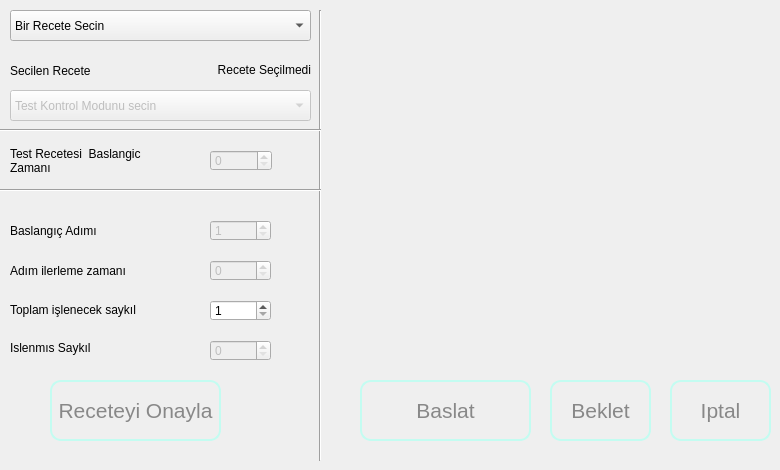
      <widget class="QWidget" name="tab_Manual">
       <property name="autoFillBackground">
        <bool>false</bool>
       </property>
       <attribute name="title">
        <string>Test Kontrol</string>
       </attribute>
       <widget class="QLabel" name="label_122">
        <property name="geometry">
         <rect>
          <x>10</x>
          <y>140</y>
          <width>181</width>
          <height>41</height>
         </rect>
        </property>
        <property name="text">
         <string>Test Recetesi  Baslangic 
Zamanı</string>
        </property>
       </widget>
       <widget class="QSpinBox" name="sbTCycleSetManual">
        <property name="enabled">
         <bool>false</bool>
        </property>
        <property name="geometry">
         <rect>
          <x>210</x>
          <y>340</y>
          <width>61</width>
          <height>21</height>
         </rect>
        </property>
        <property name="minimum">
         <number>0</number>
        </property>
        <property name="maximum">
         <number>65535</number>
        </property>
        <property name="value">
         <number>0</number>
        </property>
       </widget>
       <widget class="QLabel" name="label_113">
        <property name="geometry">
         <rect>
          <x>10</x>
          <y>220</y>
          <width>151</width>
          <height>21</height>
         </rect>
        </property>
        <property name="text">
         <string>Baslangıç Adımı</string>
        </property>
       </widget>
       <widget class="QSpinBox" name="sbTStepRepeatSetManual">
        <property name="enabled">
         <bool>false</bool>
        </property>
        <property name="geometry">
         <rect>
          <x>210</x>
          <y>260</y>
          <width>61</width>
          <height>21</height>
         </rect>
        </property>
        <property name="minimum">
         <number>0</number>
        </property>
        <property name="maximum">
         <number>65535</number>
        </property>
        <property name="value">
         <number>0</number>
        </property>
       </widget>
       <widget class="QLabel" name="label_121">
        <property name="geometry">
         <rect>
          <x>10</x>
          <y>260</y>
          <width>171</width>
          <height>21</height>
         </rect>
        </property>
        <property name="autoFillBackground">
         <bool>false</bool>
        </property>
        <property name="text">
         <string>Adım ilerleme zamanı</string>
        </property>
       </widget>
       <widget class="QSpinBox" name="sbTStepSetManual">
        <property name="enabled">
         <bool>false</bool>
        </property>
        <property name="geometry">
         <rect>
          <x>210</x>
          <y>220</y>
          <width>61</width>
          <height>21</height>
         </rect>
        </property>
        <property name="minimum">
         <number>1</number>
        </property>
        <property name="maximum">
         <number>20</number>
        </property>
       </widget>
       <widget class="QComboBox" name="cbSelectMethodManual">
        <property name="enabled">
         <bool>false</bool>
        </property>
        <property name="geometry">
         <rect>
          <x>10</x>
          <y>90</y>
          <width>301</width>
          <height>31</height>
         </rect>
        </property>
        <property name="currentText">
         <string>Test Kontrol Modunu secin</string>
        </property>
        <item>
         <property name="text">
          <string>Test Kontrol Modunu secin</string>
         </property>
        </item>
        <item>
         <property name="text">
          <string>Test saniyesini gir..</string>
         </property>
        </item>
        <item>
         <property name="text">
          <string>Adım sayısını ve Adım ilerleme süresini gir...</string>
         </property>
        </item>
       </widget>
       <widget class="QLabel" name="label_117">
        <property name="geometry">
         <rect>
          <x>10</x>
          <y>340</y>
          <width>151</width>
          <height>16</height>
         </rect>
        </property>
        <property name="text">
         <string>Islenmıs Saykıl</string>
        </property>
       </widget>
       <widget class="QSpinBox" name="sbTTotalCycleManual">
        <property name="geometry">
         <rect>
          <x>210</x>
          <y>300</y>
          <width>61</width>
          <height>21</height>
         </rect>
        </property>
        <property name="minimum">
         <number>1</number>
        </property>
        <property name="maximum">
         <number>65535</number>
        </property>
       </widget>
       <widget class="QPushButton" name="bStartTestManual">
        <property name="enabled">
         <bool>false</bool>
        </property>
        <property name="geometry">
         <rect>
          <x>360</x>
          <y>380</y>
          <width>171</width>
          <height>61</height>
         </rect>
        </property>
        <property name="styleSheet">
         <string notr="true">QPushButton {
color: #fff;
font-family: &quot;Gill Sans MT&quot;;
font-size: 21px;
border: 2px solid #c3fcf1;
border-radius: 11px;
padding: 5px;
background: qradialgradient(cx: 0.3, cy: -0.6,
fx: 0.3, fy: -0.4,
radius: 1.35, stop: 0 #65BAAB, stop: 1 #0E62A0);
min-width: 80px;
}
QPushButton:hover {
background: qradialgradient(cx: 0.3, cy: -0.4,
fx: 0.3, fy: -0.4,
radius: 1.35, stop: 0 #65BAAB, stop: 1 #0E62A0);
}
QPushButton:pressed {
background: qradialgradient(cx: 0.4, cy: -0.1,
fx: 0.4, fy: -0.1,
radius: 1.35, stop: 0 #65BAAB, stop: 1 #ddd);
}
QPushButton:disabled {
color: #888;
background: qradialgradient(cx: 0.4, cy: -0.1,
fx: 0.4, fy: -0.1,
radius: 1.35, stop: 0 #65BAAB, stop: 1 #ddd);
}</string>
        </property>
        <property name="text">
         <string>Baslat</string>
        </property>
        <property name="iconSize">
         <size>
          <width>24</width>
          <height>15</height>
         </size>
        </property>
       </widget>
       <widget class="QPushButton" name="bStopTestManual">
        <property name="enabled">
         <bool>false</bool>
        </property>
        <property name="geometry">
         <rect>
          <x>670</x>
          <y>380</y>
          <width>101</width>
          <height>61</height>
         </rect>
        </property>
        <property name="styleSheet">
         <string notr="true">QPushButton {
color: #fff;
font-family: &quot;Gill Sans MT&quot;;
font-size: 21px;
border: 2px solid #c3fcf1;
border-radius: 11px;
padding: 5px;
background: qradialgradient(cx: 0.3, cy: -0.6,
fx: 0.3, fy: -0.4,
radius: 1.35, stop: 0 #65BAAB, stop: 1 #0E62A0);
min-width: 80px;
}
QPushButton:hover {
background: qradialgradient(cx: 0.3, cy: -0.4,
fx: 0.3, fy: -0.4,
radius: 1.35, stop: 0 #65BAAB, stop: 1 #0E62A0);
}
QPushButton:pressed {
background: qradialgradient(cx: 0.4, cy: -0.1,
fx: 0.4, fy: -0.1,
radius: 1.35, stop: 0 #65BAAB, stop: 1 #ddd);
}
QPushButton:disabled {
color: #888;
background: qradialgradient(cx: 0.4, cy: -0.1,
fx: 0.4, fy: -0.1,
radius: 1.35, stop: 0 #65BAAB, stop: 1 #ddd);
}</string>
        </property>
        <property name="text">
         <string>Iptal</string>
        </property>
       </widget>
       <widget class="QLabel" name="laSelectedProfileManual">
        <property name="geometry">
         <rect>
          <x>150</x>
          <y>60</y>
          <width>161</width>
          <height>20</height>
         </rect>
        </property>
        <property name="text">
         <string>Recete Seçilmedi</string>
        </property>
        <property name="alignment">
         <set>Qt::AlignRight|Qt::AlignTrailing|Qt::AlignVCenter</set>
        </property>
       </widget>
       <widget class="QComboBox" name="cbSelectProfileManual">
        <property name="geometry">
         <rect>
          <x>10</x>
          <y>10</y>
          <width>301</width>
          <height>31</height>
         </rect>
        </property>
        <item>
         <property name="text">
          <string>Bir Recete Secin</string>
         </property>
        </item>
       </widget>
       <widget class="QLabel" name="label_116">
        <property name="geometry">
         <rect>
          <x>10</x>
          <y>300</y>
          <width>191</width>
          <height>20</height>
         </rect>
        </property>
        <property name="text">
         <string>Toplam işlenecek saykıl</string>
        </property>
       </widget>
       <widget class="QLabel" name="label_112">
        <property name="geometry">
         <rect>
          <x>10</x>
          <y>60</y>
          <width>141</width>
          <height>21</height>
         </rect>
        </property>
        <property name="text">
         <string>Secilen Recete</string>
        </property>
       </widget>
       <widget class="QPushButton" name="bSendProfileManual">
        <property name="enabled">
         <bool>false</bool>
        </property>
        <property name="geometry">
         <rect>
          <x>50</x>
          <y>380</y>
          <width>171</width>
          <height>61</height>
         </rect>
        </property>
        <property name="styleSheet">
         <string notr="true">QPushButton {
color: #fff;
font-family: &quot;Gill Sans MT&quot;;
font-size: 21px;
border: 2px solid #c3fcf1;
border-radius: 11px;
padding: 5px;
background: qradialgradient(cx: 0.3, cy: -0.6,
fx: 0.3, fy: -0.4,
radius: 1.35, stop: 0 #65BAAB, stop: 1 #0E62A0);
min-width: 80px;
}
QPushButton:hover {
background: qradialgradient(cx: 0.3, cy: -0.4,
fx: 0.3, fy: -0.4,
radius: 1.35, stop: 0 #65BAAB, stop: 1 #0E62A0);
}
QPushButton:pressed {
background: qradialgradient(cx: 0.4, cy: -0.1,
fx: 0.4, fy: -0.1,
radius: 1.35, stop: 0 #65BAAB, stop: 1 #ddd);
}
QPushButton:disabled {
color: #888;
background: qradialgradient(cx: 0.4, cy: -0.1,
fx: 0.4, fy: -0.1,
radius: 1.35, stop: 0 #65BAAB, stop: 1 #ddd);
}</string>
        </property>
        <property name="text">
         <string>Receteyi Onayla</string>
        </property>
        <property name="iconSize">
         <size>
          <width>24</width>
          <height>15</height>
         </size>
        </property>
       </widget>
       <widget class="Line" name="line_25">
        <property name="geometry">
         <rect>
          <x>310</x>
          <y>10</y>
          <width>20</width>
          <height>451</height>
         </rect>
        </property>
        <property name="orientation">
         <enum>Qt::Vertical</enum>
        </property>
       </widget>
       <widget class="Line" name="line_26">
        <property name="geometry">
         <rect>
          <x>0</x>
          <y>180</y>
          <width>321</width>
          <height>20</height>
         </rect>
        </property>
        <property name="orientation">
         <enum>Qt::Horizontal</enum>
        </property>
       </widget>
       <widget class="Line" name="line_28">
        <property name="geometry">
         <rect>
          <x>0</x>
          <y>120</y>
          <width>321</width>
          <height>20</height>
         </rect>
        </property>
        <property name="orientation">
         <enum>Qt::Horizontal</enum>
        </property>
       </widget>
       <widget class="QDoubleSpinBox" name="dsbTTimeSetManual">
        <property name="enabled">
         <bool>false</bool>
        </property>
        <property name="geometry">
         <rect>
          <x>210</x>
          <y>150</y>
          <width>62</width>
          <height>21</height>
         </rect>
        </property>
        <property name="decimals">
         <number>0</number>
        </property>
        <property name="maximum">
         <double>4294967295.000000000000000</double>
        </property>
       </widget>
       <widget class="QPushButton" name="bPauseTestManual">
        <property name="enabled">
         <bool>false</bool>
        </property>
        <property name="geometry">
         <rect>
          <x>550</x>
          <y>380</y>
          <width>101</width>
          <height>61</height>
         </rect>
        </property>
        <property name="styleSheet">
         <string notr="true">QPushButton {
color: #fff;
font-family: &quot;Gill Sans MT&quot;;
font-size: 21px;
border: 2px solid #c3fcf1;
border-radius: 11px;
padding: 5px;
background: qradialgradient(cx: 0.3, cy: -0.6,
fx: 0.3, fy: -0.4,
radius: 1.35, stop: 0 #65BAAB, stop: 1 #0E62A0);
min-width: 80px;
}
QPushButton:hover {
background: qradialgradient(cx: 0.3, cy: -0.4,
fx: 0.3, fy: -0.4,
radius: 1.35, stop: 0 #65BAAB, stop: 1 #0E62A0);
}
QPushButton:pressed {
background: qradialgradient(cx: 0.4, cy: -0.1,
fx: 0.4, fy: -0.1,
radius: 1.35, stop: 0 #65BAAB, stop: 1 #ddd);
}
QPushButton:disabled {
color: #888;
background: qradialgradient(cx: 0.4, cy: -0.1,
fx: 0.4, fy: -0.1,
radius: 1.35, stop: 0 #65BAAB, stop: 1 #ddd);
}</string>
        </property>
        <property name="text">
         <string>Beklet</string>
        </property>
       </widget>
      </widget>
